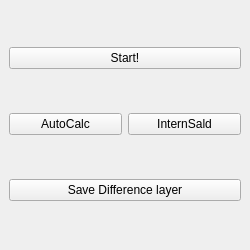
<?xml version="1.0" encoding="UTF-8"?>
<ui version="4.0">
 <class>ImaerAutoCalcDockWidgetBase</class>
 <widget class="QDockWidget" name="ImaerAutoCalcDockWidgetBase">
  <property name="geometry">
   <rect>
    <x>0</x>
    <y>0</y>
    <width>250</width>
    <height>250</height>
   </rect>
  </property>
  <property name="windowTitle">
   <string>ImaerAutoCalc</string>
  </property>
  <widget class="QWidget" name="dockWidgetContents">
   <layout class="QGridLayout" name="gridLayout">

    <!-- Buttons to trigger action -->
    <item row="1" column="0" colspan="2">
     <widget class="QPushButton" name="startButton">
      <property name="text">
       <string>Start!</string>
      </property>
     </widget>
    </item>

    <item row="2" column="0">
     <widget class="QPushButton" name="autoButton">
      <property name="text">
       <string>AutoCalc</string>
      </property>
     </widget>
    </item>

    <item row="2" column="1">
     <widget class="QPushButton" name="internSald">
      <property name="text">
       <string>InternSald</string>
      </property>
     </widget>
    </item>

    <item row="3" column="0" colspan="2">
     <widget class="QPushButton" name="saveButton">
      <property name="text">
       <string>Save Difference layer</string>
      </property>
     </widget>
    </item>



   </layout>
  </widget>
 </widget>
 <resources/>
 <connections/>
</ui>
